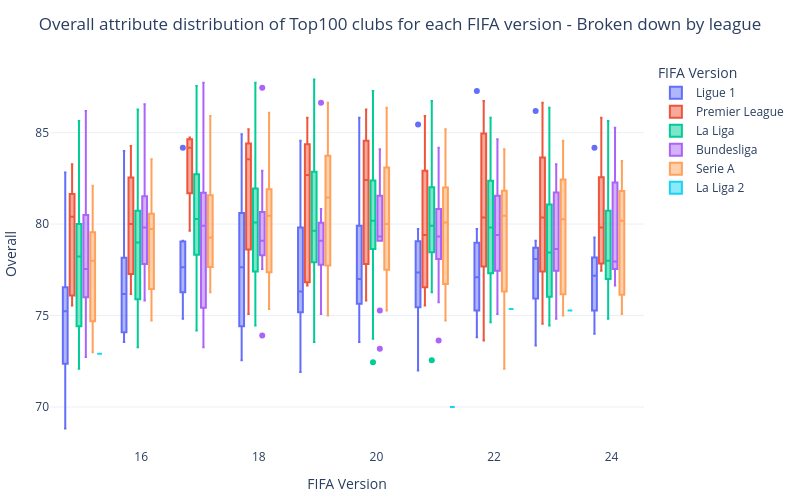

Notebook code for this chart:
### Markdown cell above
Displaying the distribution across FIFA versions and best leagues of lineup overall attributes among the top100 clubs.

<i>Considering the parameter used to select the top100 clubs was based on their top players' overall attributes, it is understandable to see an overall improvement for some leagues where clubs such as FC Union Berlin, RB Leipzig, Bologna, and Granada CF used to have low overall attributes in earlier versions of the game.</i>

<i>The overall improvement of Premier League clubs have been stale over the years, with a peak in FIFA 21 thanks to the excellent Liverpool overall value. Other leagues, such as La Liga have seen their top teams suffering a drop in the overall attribute.</i>

### Code cell
fig = px.box(leagues_top100_clubs_df, x='fifa_version', y='overall', color='league_name', hover_data=['club_name'])
fig.update_layout(title='Overall attribute distribution of Top100 clubs for each FIFA version - Broken down by league', title_x=0.5, font=dict(size=12),
                  template='plotly_white', autosize=False, width=800, height=500, margin=dict(l=10, r=10, t=60, b=10),
                  legend_title='FIFA Version', xaxis=dict(title='FIFA Version', zeroline=False), yaxis=dict(title='Overall', zeroline=False))
fig.show()

### Figure 1 — Plotly figure (JSON) as saved in the notebook; plotly's stock layout.template omitted (floating-point values rounded to 4 significant figures; data arrays with more than 128 entries replaced by an {"elided": "..."} marker saying what was removed)
{"data": [{"alignmentgroup": "True", "customdata": [["Paris Saint Germain"], ["Monaco"], ["Olympique Lyonnais"], ["Rennes"], ["Nice"], ["Lens"], ["Lille"], ["Olympique de Marseille"], ["Montpellier"], ["Stade de Reims"], ["Paris Saint Germain"], ["Monaco"], ["Olympique Lyonnais"], ["Rennes"], ["Nice"], ["Lille"], ["Olympique de Marseille"], ["Montpellier"], ["Stade de Reims"], ["Paris Saint Germain"], ["Monaco"], ["Olympique Lyonnais"], ["Rennes"], ["Nice"], ["Lille"], ["Olympique de Marseille"], ["Montpellier"], ["Paris Saint Germain"], ["Monaco"], ["Olympique Lyonnais"], ["Rennes"], ["Nice"], ["Lille"], ["Olympique de Marseille"], ["Montpellier"], ["Strasbourg"], ["Paris Saint Germain"], ["Monaco"], ["Olympique Lyonnais"], ["Rennes"], ["Nice"], ["Lille"], ["Olympique de Marseille"], ["Montpellier"], ["Strasbourg"], ["Stade de Reims"], ["Paris Saint Germain"], ["Monaco"], ["Olympique Lyonnais"], ["Rennes"], ["Nice"], ["Lille"], ["Olympique de Marseille"], ["Montpellier"], ["Strasbourg"], ["Stade de Reims"], ["Paris Saint Germain"], ["Monaco"], ["Olympique Lyonnais"], ["Rennes"], ["Nice"], ["Lens"], ["Lille"], ["Olympique de Marseille"], ["Montpellier"], ["Strasbourg"], ["Stade de Reims"], ["Paris Saint Germain"], ["Monaco"], ["Olympique Lyonnais"], ["Rennes"], ["Nice"], ["Lens"], ["Lille"], ["Olympique de Marseille"], ["Montpellier"], ["Strasbourg"], ["Stade de Reims"], ["Paris Saint Germain"], ["Monaco"], ["Olympique Lyonnais"], ["Rennes"], ["Nice"], ["Lens"], ["Lille"], ["Olympique de Marseille"], ["Montpellier"], ["Strasbourg"], ["Stade de Reims"], ["Paris Saint Germain"], ["Monaco"], ["Olympique Lyonnais"], ["Rennes"], ["Nice"], ["Lens"], ["Lille"], ["Olympique de Marseille"], ["Montpellier"], ["Strasbourg"], ["Stade de Reims"]], "hovertemplate": "league_name=Ligue 1<br>fifa_version=%{x}<br>overall=%{y}<br>club_name=%{customdata[0]}<extra></extra>", "legendgroup": "Ligue 1", "marker": {"color": "#636efa"}, "name": "Ligue 1", "notched": false, "offsetgroup": "Ligue 1", "orientation": "v", "showlegend": true, "type": "box", "x": [15, 15, 15, 15, 15, 15, 15, 15, 15, 15, 16, 16, 16, 16, 16, 16, 16, 16, 16, 17, 17, 17, 17, 17, 17, 17, 17, 18, 18, 18, 18, 18, 18, 18, 18, 18, 19, 19, 19, 19, 19, 19, 19, 19, 19, 19, 20, 20, 20, 20, 20, 20, 20, 20, 20, 20, 21, 21, 21, 21, 21, 21, 21, 21, 21, 21, 21, 22, 22, 22, 22, 22, 22, 22, 22, 22, 22, 22, 23, 23, 23, 23, 23, 23, 23, 23, 23, 23, 23, 24, 24, 24, 24, 24, 24, 24, 24, 24, 24, 24], "x0": " ", "xaxis": "x", "y": [82.82, 77.91, 76.55, 74.73, 72.36, 68.82, 75.73, 76.36, 72.64, 72.36, 84.0, 77.82, 79.18, 76.09, 74.09, 76.27, 76.18, 74.09, 73.55, 84.18, 79.0, 79.09, 76.64, 78.09, 77.18, 75.91, 74.82, 84.91, 81.64, 77.64, 74.64, 78.45, 73.73, 80.27, 74.64, 72.55, 84.55, 79.45, 80.09, 75.36, 76.36, 75.18, 79.82, 76.27, 73.36, 71.91, 85.82, 79.91, 80.0, 75.45, 75.73, 77.0, 78.45, 77.0, 75.64, 73.55, 85.45, 78.18, 79.36, 77.36, 76.64, 72.0, 78.0, 79.73, 76.55, 75.09, 74.82, 87.27, 78.64, 79.73, 76.91, 77.09, 75.27, 79.09, 77.91, 74.91, 75.27, 73.82, 86.18, 78.73, 79.09, 78.09, 78.36, 75.73, 76.27, 78.64, 75.82, 76.55, 73.36, 84.18, 77.91, 77.82, 77.18, 76.91, 78.27, 76.91, 79.27, 74.18, 74.0, 74.73], "y0": " ", "yaxis": "y"}, {"alignmentgroup": "True", "customdata": [["Manchester City"], ["Liverpool"], ["Manchester United"], ["Arsenal"], ["Tottenham Hotspur"], ["Newcastle United"], ["Chelsea"], ["Aston Villa"], ["Everton"], ["West Ham United"], ["Manchester City"], ["Liverpool"], ["Manchester United"], ["Arsenal"], ["Tottenham Hotspur"], ["Newcastle United"], ["Chelsea"], ["Aston Villa"], ["Everton"], ["West Ham United"], ["Manchester City"], ["Liverpool"], ["Manchester United"], ["Arsenal"], ["Tottenham Hotspur"], ["Chelsea"], ["West Ham United"], ["Manchester City"], ["Liverpool"], ["Manchester United"], ["Arsenal"], ["Tottenham Hotspur"], ["Newcastle United"], ["Chelsea"], ["West Ham United"], ["Brighton & Hove Albion"], ["Manchester City"], ["Liverpool"], ["Manchester United"], ["Arsenal"], ["Tottenham Hotspur"], ["Newcastle United"], ["Chelsea"], ["Fulham"], ["West Ham United"], ["Brighton & Hove Albion"], ["Manchester City"], ["Liverpool"], ["Manchester United"], ["Arsenal"], ["Tottenham Hotspur"], ["Newcastle United"], ["Chelsea"], ["Aston Villa"], ["West Ham United"], ["Brighton & Hove Albion"], ["Manchester City"], ["Manchester United"], ["Arsenal"], ["Newcastle United"], ["Chelsea"], ["Aston Villa"], ["Fulham"], ["Everton"], ["West Ham United"], ["Brighton & Hove Albion"], ["Manchester City"], ["Liverpool"], ["Manchester United"], ["Arsenal"], ["Tottenham Hotspur"], ["Newcastle United"], ["Chelsea"], ["Aston Villa"], ["Everton"], ["Brentford"], ["West Ham United"], ["Brighton & Hove Albion"], ["Manchester City"], ["Manchester United"], ["Arsenal"], ["Tottenham Hotspur"], ["Newcastle United"], ["Chelsea"], ["Aston Villa"], ["Fulham"], ["Brentford"], ["Nottingham Forest"], ["West Ham United"], ["Brighton & Hove Albion"], ["Manchester City"], ["Manchester United"], ["Arsenal"], ["Tottenham Hotspur"], ["Newcastle United"], ["Chelsea"], ["Aston Villa"], ["Fulham"], ["Everton"], ["Brentford"], ["Nottingham Forest"], ["West Ham United"], ["Brighton & Hove Albion"]], "hovertemplate": "league_name=Premier League<br>fifa_version=%{x}<br>overall=%{y}<br>club_name=%{customdata[0]}<extra></extra>", "legendgroup": "Premier League", "marker": {"color": "#EF553B"}, "name": "Premier League", "notched": false, "offsetgroup": "Premier League", "orientation": "v", "showlegend": true, "type": "box", "x": [15, 15, 15, 15, 15, 15, 15, 15, 15, 15, 16, 16, 16, 16, 16, 16, 16, 16, 16, 16, 17, 17, 17, 17, 17, 17, 17, 18, 18, 18, 18, 18, 18, 18, 18, 18, 19, 19, 19, 19, 19, 19, 19, 19, 19, 19, 20, 20, 20, 20, 20, 20, 20, 20, 20, 20, 21, 21, 21, 21, 21, 21, 21, 21, 21, 21, 22, 22, 22, 22, 22, 22, 22, 22, 22, 22, 22, 22, 23, 23, 23, 23, 23, 23, 23, 23, 23, 23, 23, 23, 24, 24, 24, 24, 24, 24, 24, 24, 24, 24, 24, 24, 24], "x0": " ", "xaxis": "x", "y": [83.27, 80.36, 81.64, 81.0, 80.45, 76.09, 83.18, 75.55, 79.82, 75.82, 83.55, 80.45, 81.0, 82.55, 79.0, 77.27, 84.27, 76.18, 79.55, 77.27, 84.73, 81.55, 84.36, 84.18, 82.09, 84.73, 79.64, 84.27, 82.45, 84.82, 84.0, 83.55, 75.27, 85.18, 79.73, 75.09, 85.82, 83.82, 82.82, 82.55, 84.36, 76.82, 84.36, 76.64, 79.64, 76.82, 86.27, 85.91, 82.45, 82.91, 84.55, 77.82, 82.36, 75.82, 79.82, 77.27, 85.91, 82.91, 81.36, 77.91, 83.82, 76.18, 75.55, 80.18, 78.64, 76.55, 86.09, 86.73, 85.27, 80.27, 81.91, 76.45, 84.64, 78.91, 80.45, 73.64, 79.73, 76.45, 86.64, 84.18, 80.64, 83.09, 79.55, 85.09, 80.27, 77.0, 74.55, 77.82, 80.45, 76.82, 85.82, 83.45, 83.82, 81.27, 82.27, 81.36, 79.82, 77.55, 78.09, 77.45, 77.64, 78.91, 77.91], "y0": " ", "yaxis": "y"}, {"alignmentgroup": "True", "customdata": {"elided": "139x1 str values"}, "hovertemplate": "league_name=La Liga<br>fifa_version=%{x}<br>overall=%{y}<br>club_name=%{customdata[0]}<extra></extra>", "legendgroup": "La Liga", "marker": {"color": "#00cc96"}, "name": "La Liga", "notched": false, "offsetgroup": "La Liga", "orientation": "v", "showlegend": true, "type": "box", "x": {"elided": "139 int values"}, "x0": " ", "xaxis": "x", "y": {"elided": "139 float values"}, "y0": " ", "yaxis": "y"}, {"alignmentgroup": "True", "customdata": [["FC Bayern München"], ["Borussia Dortmund"], ["Bayer 04 Leverkusen"], ["Eintracht Frankfurt"], ["VfL Wolfsburg"], ["SC Freiburg"], ["TSG Hoffenheim"], ["Borussia Mönchengladbach"], ["FC Bayern München"], ["Borussia Dortmund"], ["Bayer 04 Leverkusen"], ["Eintracht Frankfurt"], ["VfL Wolfsburg"], ["TSG Hoffenheim"], ["Borussia Mönchengladbach"], ["FC Bayern München"], ["Borussia Dortmund"], ["Bayer 04 Leverkusen"], ["Eintracht Frankfurt"], ["RB Leipzig"], ["VfL Wolfsburg"], ["SC Freiburg"], ["TSG Hoffenheim"], ["Borussia Mönchengladbach"], ["FC Bayern München"], ["Borussia Dortmund"], ["Bayer 04 Leverkusen"], ["Eintracht Frankfurt"], ["RB Leipzig"], ["VfL Wolfsburg"], ["SC Freiburg"], ["TSG Hoffenheim"], ["Borussia Mönchengladbach"], ["FC Bayern München"], ["Borussia Dortmund"], ["Bayer 04 Leverkusen"], ["Eintracht Frankfurt"], ["RB Leipzig"], ["VfL Wolfsburg"], ["SC Freiburg"], ["TSG Hoffenheim"], ["Borussia Mönchengladbach"], ["FC Bayern München"], ["Borussia Dortmund"], ["Bayer 04 Leverkusen"], ["Eintracht Frankfurt"], ["RB Leipzig"], ["VfL Wolfsburg"], ["SC Freiburg"], ["TSG Hoffenheim"], ["Borussia Mönchengladbach"], ["FC Union Berlin"], ["FC Bayern München"], ["Borussia Dortmund"], ["Bayer 04 Leverkusen"], ["Eintracht Frankfurt"], ["RB Leipzig"], ["VfL Wolfsburg"], ["SC Freiburg"], ["TSG Hoffenheim"], ["Borussia Mönchengladbach"], ["FC Union Berlin"], ["FC Bayern München"], ["Borussia Dortmund"], ["Bayer 04 Leverkusen"], ["Eintracht Frankfurt"], ["RB Leipzig"], ["VfL Wolfsburg"], ["SC Freiburg"], ["TSG Hoffenheim"], ["Borussia Mönchengladbach"], ["FC Union Berlin"], ["FC Bayern München"], ["Borussia Dortmund"], ["Bayer 04 Leverkusen"], ["Eintracht Frankfurt"], ["RB Leipzig"], ["VfL Wolfsburg"], ["SC Freiburg"], ["TSG Hoffenheim"], ["Borussia Mönchengladbach"], ["FC Union Berlin"], ["FC Bayern München"], ["Borussia Dortmund"], ["Bayer 04 Leverkusen"], ["Eintracht Frankfurt"], ["RB Leipzig"], ["VfL Wolfsburg"], ["SC Freiburg"], ["TSG Hoffenheim"], ["Borussia Mönchengladbach"], ["FC Union Berlin"]], "hovertemplate": "league_name=Bundesliga<br>fifa_version=%{x}<br>overall=%{y}<br>club_name=%{customdata[0]}<extra></extra>", "legendgroup": "Bundesliga", "marker": {"color": "#ab63fa"}, "name": "Bundesliga", "notched": false, "offsetgroup": "Bundesliga", "orientation": "v", "showlegend": true, "type": "box", "x": [15, 15, 15, 15, 15, 15, 15, 15, 16, 16, 16, 16, 16, 16, 16, 17, 17, 17, 17, 17, 17, 17, 17, 17, 18, 18, 18, 18, 18, 18, 18, 18, 18, 19, 19, 19, 19, 19, 19, 19, 19, 19, 20, 20, 20, 20, 20, 20, 20, 20, 20, 20, 21, 21, 21, 21, 21, 21, 21, 21, 21, 21, 22, 22, 22, 22, 22, 22, 22, 22, 22, 22, 23, 23, 23, 23, 23, 23, 23, 23, 23, 23, 24, 24, 24, 24, 24, 24, 24, 24, 24, 24], "x0": " ", "xaxis": "x", "y": [86.18, 82.45, 78.55, 75.64, 78.09, 72.73, 76.36, 77.0, 86.55, 81.91, 79.82, 75.82, 80.36, 77.45, 78.91, 87.73, 82.18, 81.55, 75.82, 74.27, 80.55, 73.27, 77.45, 79.91, 87.45, 82.91, 79.91, 77.55, 78.55, 79.09, 73.91, 78.82, 79.27, 86.64, 79.82, 80.82, 76.82, 79.09, 78.09, 75.09, 78.73, 79.27, 84.09, 83.64, 81.55, 79.09, 80.73, 79.27, 75.27, 79.36, 79.27, 73.18, 84.18, 82.82, 80.27, 78.36, 80.82, 78.36, 75.73, 78.09, 80.36, 73.64, 84.64, 82.27, 79.0, 78.0, 81.55, 79.82, 75.64, 77.45, 80.55, 75.09, 83.27, 82.45, 81.18, 78.36, 81.73, 77.45, 77.36, 77.91, 78.91, 74.82, 85.27, 82.64, 82.27, 77.82, 80.64, 78.09, 77.55, 76.91, 76.64, 77.82], "y0": " ", "yaxis": "y"}, {"alignmentgroup": "True", "customdata": [["Napoli"], ["Inter"], ["Milan"], ["Juventus"], ["Roma"], ["Sassuolo"], ["Lazio"], ["Fiorentina"], ["Atalanta"], ["Torino"], ["Udinese"], ["Napoli"], ["Inter"], ["Milan"], ["Juventus"], ["Roma"], ["Sassuolo"], ["Lazio"], ["Fiorentina"], ["Atalanta"], ["Torino"], ["Udinese"], ["Napoli"], ["Inter"], ["Milan"], ["Juventus"], ["Roma"], ["Sassuolo"], ["Lazio"], ["Fiorentina"], ["Atalanta"], ["Torino"], ["Udinese"], ["Napoli"], ["Inter"], ["Milan"], ["Juventus"], ["Roma"], ["Sassuolo"], ["Lazio"], ["Fiorentina"], ["Atalanta"], ["Torino"], ["Udinese"], ["Napoli"], ["Inter"], ["Milan"], ["Juventus"], ["Roma"], ["Sassuolo"], ["Lazio"], ["Atalanta"], ["Torino"], ["Udinese"], ["Napoli"], ["Inter"], ["Milan"], ["Juventus"], ["Roma"], ["Sassuolo"], ["Lazio"], ["Fiorentina"], ["Atalanta"], ["Torino"], ["Udinese"], ["Napoli"], ["Inter"], ["Milan"], ["Juventus"], ["Sassuolo"], ["Lazio"], ["Fiorentina"], ["Atalanta"], ["Torino"], ["Udinese"], ["Napoli"], ["Inter"], ["Milan"], ["Juventus"], ["Roma"], ["Sassuolo"], ["Lazio"], ["Salernitana"], ["Fiorentina"], ["Atalanta"], ["Torino"], ["Udinese"], ["Napoli"], ["Inter"], ["Milan"], ["Juventus"], ["Roma"], ["Sassuolo"], ["Salernitana"], ["Fiorentina"], ["Atalanta"], ["Torino"], ["Udinese"], ["Napoli"], ["Inter"], ["Milan"], ["Juventus"], ["Roma"], ["Sassuolo"], ["Lazio"], ["Salernitana"], ["Fiorentina"], ["Atalanta"], ["Torino"], ["Udinese"]], "hovertemplate": "league_name=Serie A<br>fifa_version=%{x}<br>overall=%{y}<br>club_name=%{customdata[0]}<extra></extra>", "legendgroup": "Serie A", "marker": {"color": "#FFA15A"}, "name": "Serie A", "notched": false, "offsetgroup": "Serie A", "orientation": "v", "showlegend": true, "type": "box", "x": [15, 15, 15, 15, 15, 15, 15, 15, 15, 15, 15, 16, 16, 16, 16, 16, 16, 16, 16, 16, 16, 16, 17, 17, 17, 17, 17, 17, 17, 17, 17, 17, 17, 18, 18, 18, 18, 18, 18, 18, 18, 18, 18, 18, 19, 19, 19, 19, 19, 19, 19, 19, 19, 19, 20, 20, 20, 20, 20, 20, 20, 20, 20, 20, 20, 21, 21, 21, 21, 21, 21, 21, 21, 21, 21, 22, 22, 22, 22, 22, 22, 22, 22, 22, 22, 22, 22, 23, 23, 23, 23, 23, 23, 23, 23, 23, 23, 23, 24, 24, 24, 24, 24, 24, 24, 24, 24, 24, 24, 24], "x0": " ", "xaxis": "x", "y": [78.0, 79.27, 79.64, 82.09, 80.36, 73.0, 77.91, 78.91, 73.64, 75.09, 74.55, 79.73, 80.36, 79.91, 83.55, 80.91, 74.73, 80.64, 78.36, 75.73, 77.82, 76.0, 81.64, 82.36, 79.27, 85.91, 81.36, 77.0, 79.45, 79.0, 76.27, 78.27, 77.45, 82.64, 81.64, 81.64, 86.09, 82.0, 77.18, 80.45, 77.91, 76.91, 78.09, 75.36, 83.73, 83.73, 81.55, 86.64, 82.09, 76.45, 81.36, 77.73, 79.18, 75.0, 83.73, 83.45, 81.09, 86.36, 80.0, 75.27, 82.0, 76.91, 79.45, 79.27, 75.91, 81.91, 84.36, 79.91, 85.18, 76.64, 82.0, 76.73, 80.27, 77.82, 74.73, 81.82, 83.45, 81.82, 84.09, 79.82, 76.0, 81.09, 72.09, 77.18, 81.27, 76.64, 75.45, 80.27, 84.55, 82.73, 83.18, 81.55, 76.64, 75.45, 78.18, 80.36, 75.0, 76.0, 82.55, 83.45, 82.36, 81.27, 81.18, 75.82, 81.18, 75.09, 78.45, 79.18, 76.45, 75.64], "y0": " ", "yaxis": "y"}, {"alignmentgroup": "True", "customdata": [["Elche"], ["Elche"], ["Elche"], ["Elche"]], "hovertemplate": "league_name=La Liga 2<br>fifa_version=%{x}<br>overall=%{y}<br>club_name=%{customdata[0]}<extra></extra>", "legendgroup": "La Liga 2", "marker": {"color": "#19d3f3"}, "name": "La Liga 2", "notched": false, "offsetgroup": "La Liga 2", "orientation": "v", "showlegend": true, "type": "box", "x": [15, 21, 22, 23], "x0": " ", "xaxis": "x", "y": [72.91, 70.0, 75.36, 75.27], "y0": " ", "yaxis": "y"}], "layout": {"autosize": false, "boxmode": "group", "font": {"size": 12}, "height": 500, "legend": {"title": {"text": "FIFA Version"}, "tracegroupgap": 0}, "margin": {"b": 10, "l": 10, "r": 10, "t": 60}, "title": {"text": "Overall attribute distribution of Top100 clubs for each FIFA version - Broken down by league", "x": 0.5}, "width": 800, "xaxis": {"anchor": "y", "domain": [0.0, 1.0], "title": {"text": "FIFA Version"}, "zeroline": false}, "yaxis": {"anchor": "x", "domain": [0.0, 1.0], "title": {"text": "Overall"}, "zeroline": false}}}
